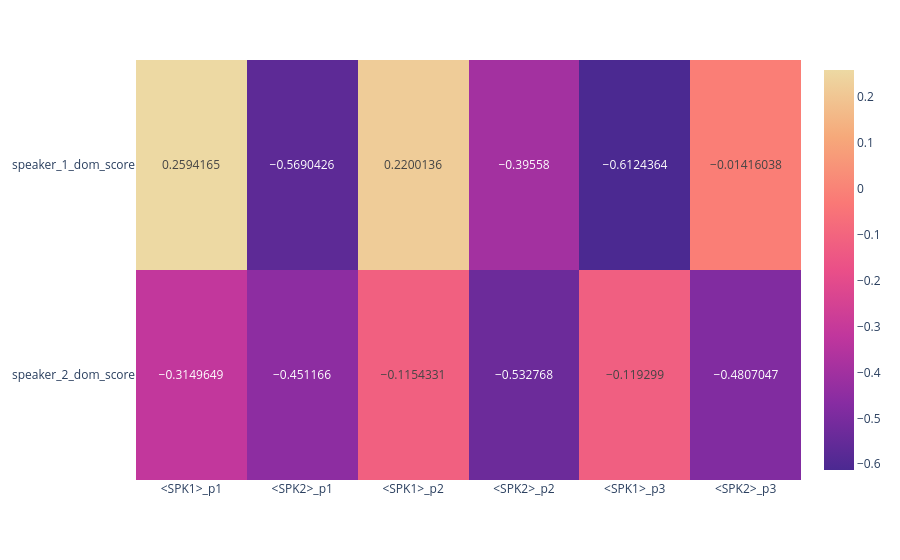

Source (notebook cell):
### Code cell
fig_corr

### Figure 1 — Plotly figure (JSON) as saved in the notebook; plotly's stock layout.template omitted (floating-point values rounded to 4 significant figures)
{"data": [{"coloraxis": "coloraxis", "hovertemplate": "x: %{x}<br>y: %{y}<br>color: %{z}<extra></extra>", "name": "0", "texttemplate": "%{z}", "type": "heatmap", "x": ["<SPK1>_p1", "<SPK2>_p1", "<SPK1>_p2", "<SPK2>_p2", "<SPK1>_p3", "<SPK2>_p3"], "xaxis": "x", "y": ["speaker_1_dom_score", "speaker_2_dom_score"], "yaxis": "y", "z": [[0.2594, -0.569, 0.22, -0.3956, -0.6124, -0.01416], [-0.315, -0.4512, -0.1154, -0.5328, -0.1193, -0.4807]]}], "layout": {"coloraxis": {"colorscale": [[0, "rgb(75, 41, 145)"], [0.1667, "rgb(135, 44, 162)"], [0.3333, "rgb(192, 54, 157)"], [0.5, "rgb(234, 79, 136)"], [0.6667, "rgb(250, 120, 118)"], [0.8333, "rgb(246, 169, 122)"], [1, "rgb(237, 217, 163)"]]}, "margin": {"t": 60}, "xaxis": {"anchor": "y", "domain": [0, 1]}, "yaxis": {"anchor": "x", "autorange": "reversed", "domain": [0, 1]}}}
